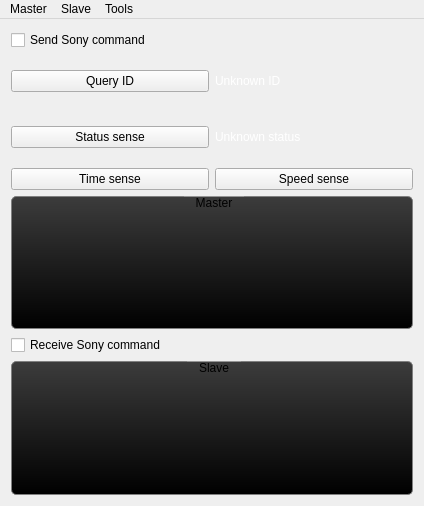
<?xml version="1.0" encoding="UTF-8"?>
<ui version="4.0">
 <class>SonyToolWindow</class>
 <widget class="QMainWindow" name="SonyToolWindow">
  <property name="geometry">
   <rect>
    <x>0</x>
    <y>0</y>
    <width>424</width>
    <height>506</height>
   </rect>
  </property>
  <property name="windowTitle">
   <string>Sony Tool</string>
  </property>
  <property name="styleSheet">
   <string notr="true">QGroupBox {
	background: qlineargradient(spread:pad, x1:0, y1:0, x2:0, y2:1, stop:0 rgba(60, 60, 60, 255), stop:1 rgba(0, 0, 0, 255));
    border: 1px solid gray;
    border-radius: 5px;
    margin-top: 3ex; /* leave space at the top for the title */
}

QGroupBox::title {
    subcontrol-origin: margin;
    subcontrol-position: top center; /* position at the top center */
    padding: 0 10px;
}


QLabel {
	color: white;
}
</string>
  </property>
  <widget class="QWidget" name="centralWidget">
   <layout class="QVBoxLayout" name="verticalLayout">
    <item>
     <widget class="QCheckBox" name="masterActiveCheck">
      <property name="text">
       <string>Send Sony command</string>
      </property>
     </widget>
    </item>
    <item>
     <layout class="QVBoxLayout" name="verticalLayout_2">
      <item>
       <layout class="QHBoxLayout" name="horizontalLayout_3">
        <item>
         <widget class="QPushButton" name="queryIdButton">
          <property name="text">
           <string>Query ID</string>
          </property>
         </widget>
        </item>
        <item>
         <widget class="QLabel" name="idLabel">
          <property name="text">
           <string>Unknown ID</string>
          </property>
         </widget>
        </item>
       </layout>
      </item>
      <item>
       <layout class="QHBoxLayout" name="horizontalLayout">
        <item>
         <widget class="QPushButton" name="statusSenseButton">
          <property name="text">
           <string>Status sense</string>
          </property>
         </widget>
        </item>
        <item>
         <widget class="QLabel" name="statusLabel">
          <property name="text">
           <string>Unknown status</string>
          </property>
         </widget>
        </item>
       </layout>
      </item>
      <item>
       <layout class="QHBoxLayout" name="horizontalLayout_4">
        <item>
         <widget class="QPushButton" name="timeSenseButton">
          <property name="text">
           <string>Time sense</string>
          </property>
         </widget>
        </item>
        <item>
         <widget class="QPushButton" name="speedSenseButton">
          <property name="text">
           <string>Speed sense</string>
          </property>
         </widget>
        </item>
       </layout>
      </item>
     </layout>
    </item>
    <item>
     <widget class="QGroupBox" name="groupBox">
      <property name="title">
       <string>Master</string>
      </property>
      <layout class="QVBoxLayout" name="verticalLayout_3">
       <item>
        <widget class="PhMediaPanel" name="masterPanel" native="true"/>
       </item>
      </layout>
     </widget>
    </item>
    <item>
     <widget class="QCheckBox" name="slaveActiveCheck">
      <property name="text">
       <string>Receive Sony command</string>
      </property>
     </widget>
    </item>
    <item>
     <widget class="QGroupBox" name="groupBox_2">
      <property name="title">
       <string>Slave</string>
      </property>
      <layout class="QVBoxLayout" name="verticalLayout_4">
       <item>
        <widget class="PhMediaPanel" name="slavePanel" native="true">
         <property name="styleSheet">
          <string notr="true"/>
         </property>
        </widget>
       </item>
      </layout>
     </widget>
    </item>
   </layout>
  </widget>
  <widget class="QMenuBar" name="menuBar">
   <property name="geometry">
    <rect>
     <x>0</x>
     <y>0</y>
     <width>424</width>
     <height>22</height>
    </rect>
   </property>
   <widget class="QMenu" name="menuMaster">
    <property name="title">
     <string>Master</string>
    </property>
    <addaction name="actionMaster_GoTo"/>
    <addaction name="separator"/>
    <addaction name="actionMaster_Use_video_sync"/>
   </widget>
   <widget class="QMenu" name="menuSlave">
    <property name="title">
     <string>Slave</string>
    </property>
    <addaction name="actionSlave_GoTo"/>
    <addaction name="separator"/>
    <addaction name="actionSlave_Use_video_sync"/>
   </widget>
   <widget class="QMenu" name="menuTools">
    <property name="title">
     <string>Tools</string>
    </property>
    <addaction name="actionPreferences"/>
   </widget>
   <addaction name="menuMaster"/>
   <addaction name="menuSlave"/>
   <addaction name="menuTools"/>
  </widget>
  <action name="actionMaster_GoTo">
   <property name="text">
    <string>Go to...</string>
   </property>
   <property name="shortcut">
    <string>Ctrl+G</string>
   </property>
  </action>
  <action name="actionSlave_GoTo">
   <property name="text">
    <string>Go to...</string>
   </property>
   <property name="shortcut">
    <string>Ctrl+K</string>
   </property>
  </action>
  <action name="actionSlave_Use_video_sync">
   <property name="checkable">
    <bool>true</bool>
   </property>
   <property name="checked">
    <bool>false</bool>
   </property>
   <property name="text">
    <string>Use video sync</string>
   </property>
  </action>
  <action name="actionMaster_Use_video_sync">
   <property name="checkable">
    <bool>true</bool>
   </property>
   <property name="checked">
    <bool>false</bool>
   </property>
   <property name="text">
    <string>Use video sync</string>
   </property>
  </action>
  <action name="actionPreferences">
   <property name="text">
    <string>Preferences...</string>
   </property>
  </action>
 </widget>
 <layoutdefault spacing="6" margin="11"/>
 <customwidgets>
  <customwidget>
   <class>PhMediaPanel</class>
   <extends>QWidget</extends>
   <header>PhCommonUI/PhMediaPanel.h</header>
   <container>1</container>
  </customwidget>
 </customwidgets>
 <resources/>
 <connections/>
</ui>
